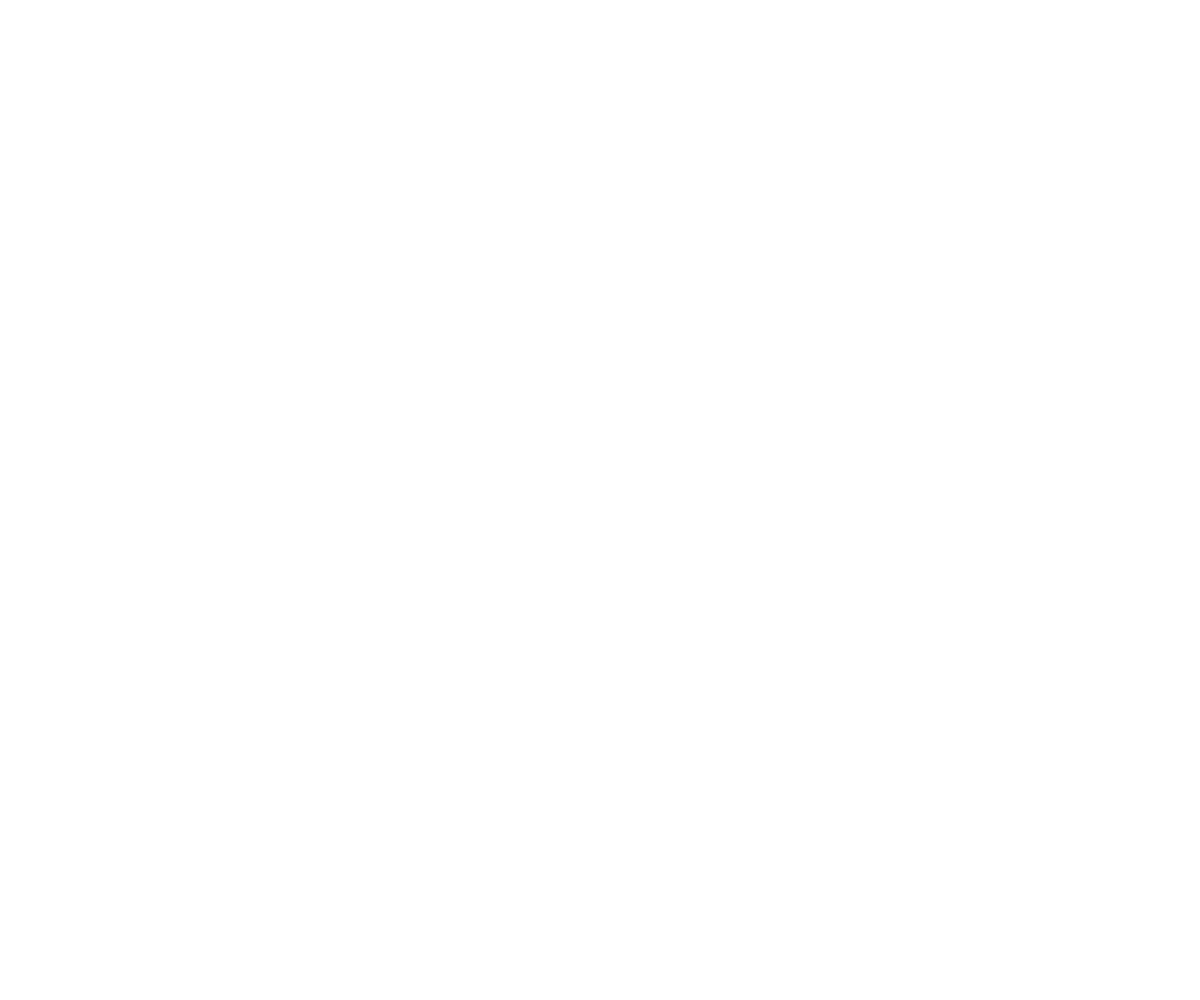
Frame 1 (no input)
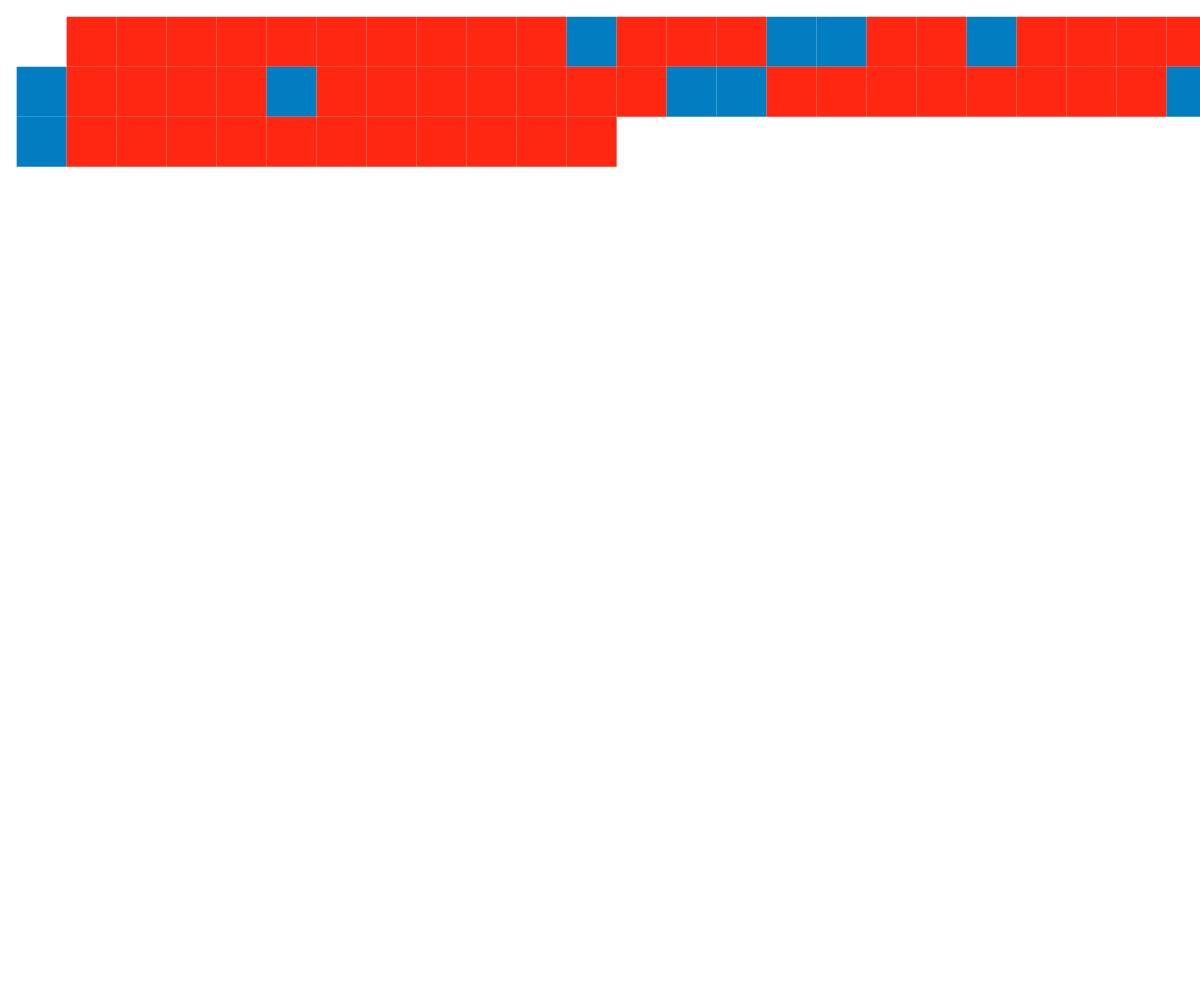
Frame 60 (no input)
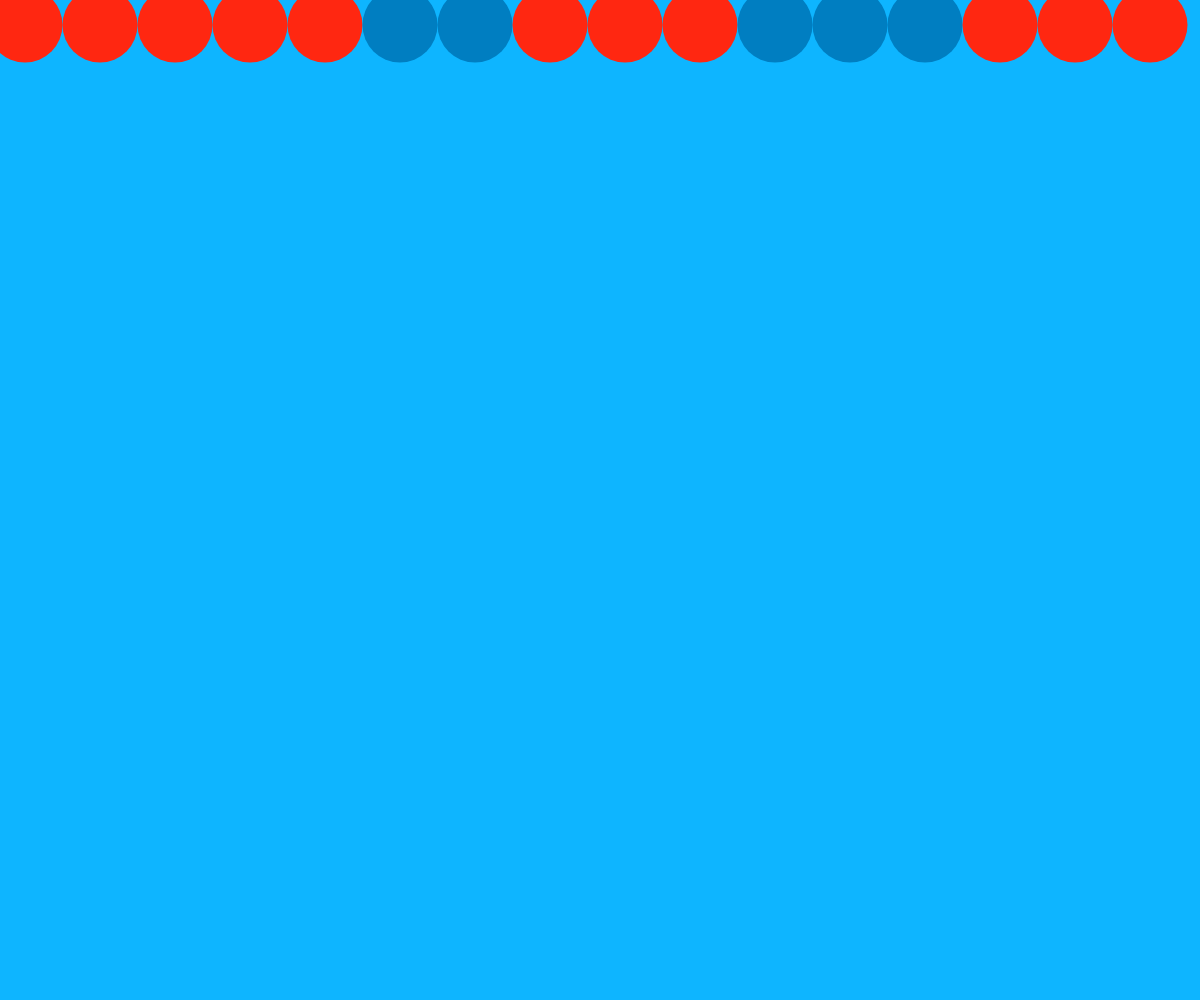
Frame 120 (the mouse pressed at the canvas centre since frame 60)

The p5.js sketch that drew these frames (run headless with seeded random() and noise() and a simulated clock; from frame 60 on, the mouse is pressed at the canvas centre):

// p5.js sketch
// ── sketch.js
// alericciardo
// 10 Print

var x = 0;
var y = 0;
var g = 50;

function setup() {
  createCanvas(windowWidth, windowHeight);
  background("white");
}

function draw() {
  
  noStroke();
  
  // lancio la monetina e disegno la riga corrispondente
  if (testa()) {
  fill (255, 39, 17)
  rect (x + g/3, y + g/3, g)

  }
  else{
  rect (x + g/3, y + g/3, g)  
    fill (0, 126, 193)
  } 
    //passo alla casella accanto
   x = x + g;

  //quando termina la riga, passo alla riga successiva
  if ( x >= width) {
    x = 0;
    y = y + g;
  }
  
  //quando la tavola è completa, ripulisco e ricomincio, dimezzando la dimensione della griglia cambiando il colore di sfondo
  if (y >= height) {
    background(14, 181, 255);
    x = 0;
    y = 0;
    g = g/2;
  }
}

//il click del mouse cambia colore di sfondo cambia la forma da cerchio a quadrato e raddoppia la dimensione della griglia
function mousePressed() {
  // aumenta la spaziatura tra una linea e l'altra (grandezza griglia)
  g = g + 100;
  if (rect === rect) {
    rect = circle;
  } else {
  background === (14, 181, 255)
  }
  background (255, 73, 53);
}


//funzione che "lancia moneta"
function testa() {
  if (random(2) <= 1) {
    return (true); // testa
  } else {
    return (false); // croce
  }
}
